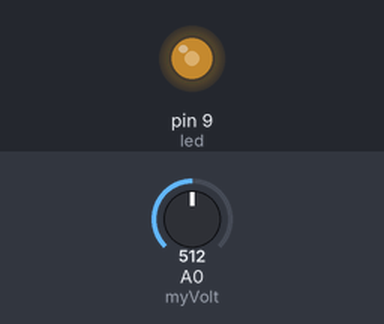
A sketch run on a simulated Arduino Uno, built with avr-gcc and run on an emulated ATmega328P. Parts: output pins drawn as LEDs (lit = HIGH). The test bench sets the inputs (shaded band); at power-on: A0 (myVolt) = 512.

Above: at 1.2 s.
1.3 s: A0 (myVolt) set to 716
At 2.2 s:
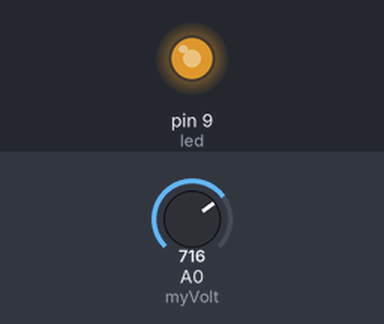
2.8 s: A0 (myVolt) set to 900
At 3.5 s:
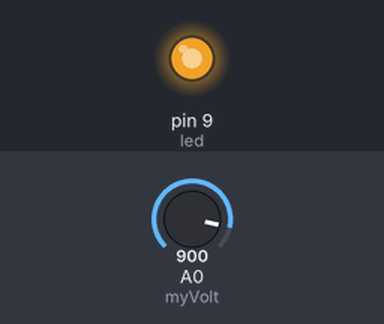
4.3 s: A0 (myVolt) set to 122
At 5.5 s:
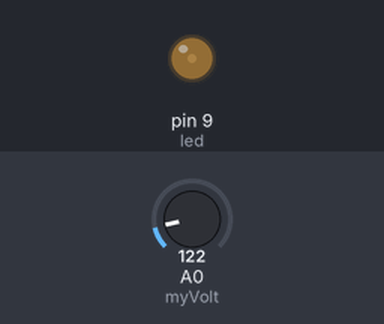
5.8 s: A0 (myVolt) set to 0
At 7.0 s:
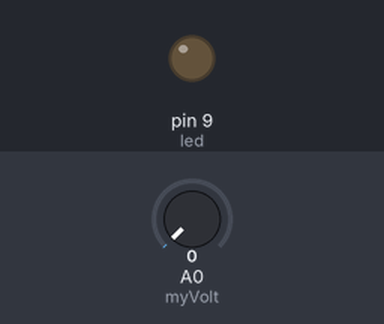
7.3 s: A0 (myVolt) set to 511
At 8.0 s:
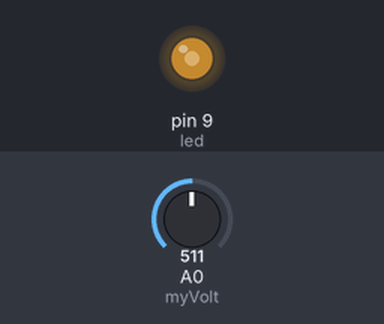
Timing chart, 0 to 9.8 s (numbered marks = the images above; inputs shaded):
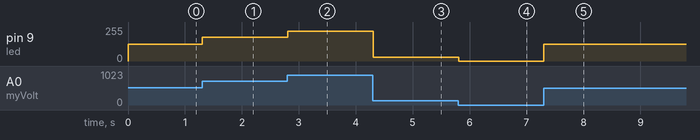

The sketch:

code.ino
```cpp
int myVolt = A0;       // Analog input pin for potentiometer
int readValue;         // Variable to store the raw potentiometer value
float v2;              // Variable to store the converted voltage value (not used in this version)
int led = 9;           // Digital pin connected to the LED

void setup() {
  pinMode(myVolt, INPUT);  // Set myVolt as input for the potentiometer
  pinMode(led, OUTPUT);    // Set led pin as output for the LED
  //Serial.begin(9600);    // Initialize serial communication (commented out)
}

void loop() {
  readValue = analogRead(myVolt);   // Read the analog value from the potentiometer
  //v2 = (5.0 / 1023.0) * readValue; // Convert raw value to voltage (commented out)
  //Serial.println(v2);              // Print the voltage value to the serial monitor (commented out)

  int ledBrightness = map(readValue, 0, 1023, 0, 255); // Map the raw value to a PWM value
  analogWrite(led, ledBrightness);  // Output the PWM value to control LED brightness
  delay(10);                        // Small delay to avoid flickering
}
```

Measured:
- after the input at 1.3 s, pin 9 (led): 127/255 → 178/255 at once
- after the input at 2.8 s, pin 9 (led): 178/255 → 224/255 at once
- after the input at 4.3 s, pin 9 (led): 224/255 → 30/255 at once
- after the input at 5.8 s, pin 9 (led): 30/255 → 0/255 at once
- after the input at 7.3 s, pin 9 (led): 0/255 → 127/255 at once
